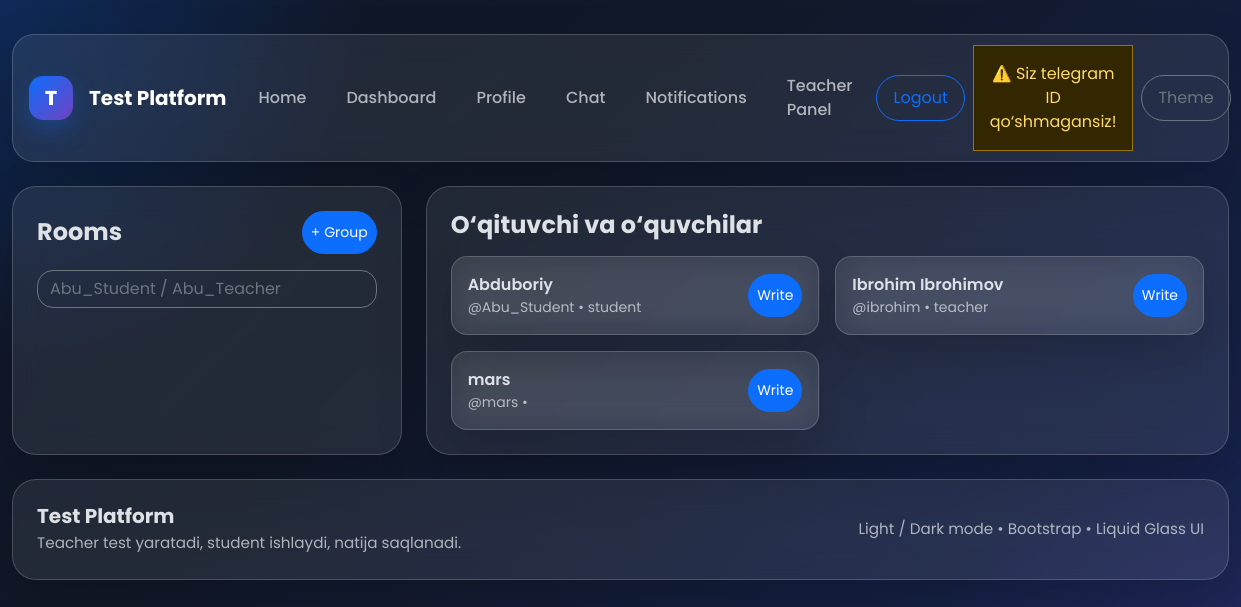
/chat/ (signed in), run on an earlier commit of the app's database.
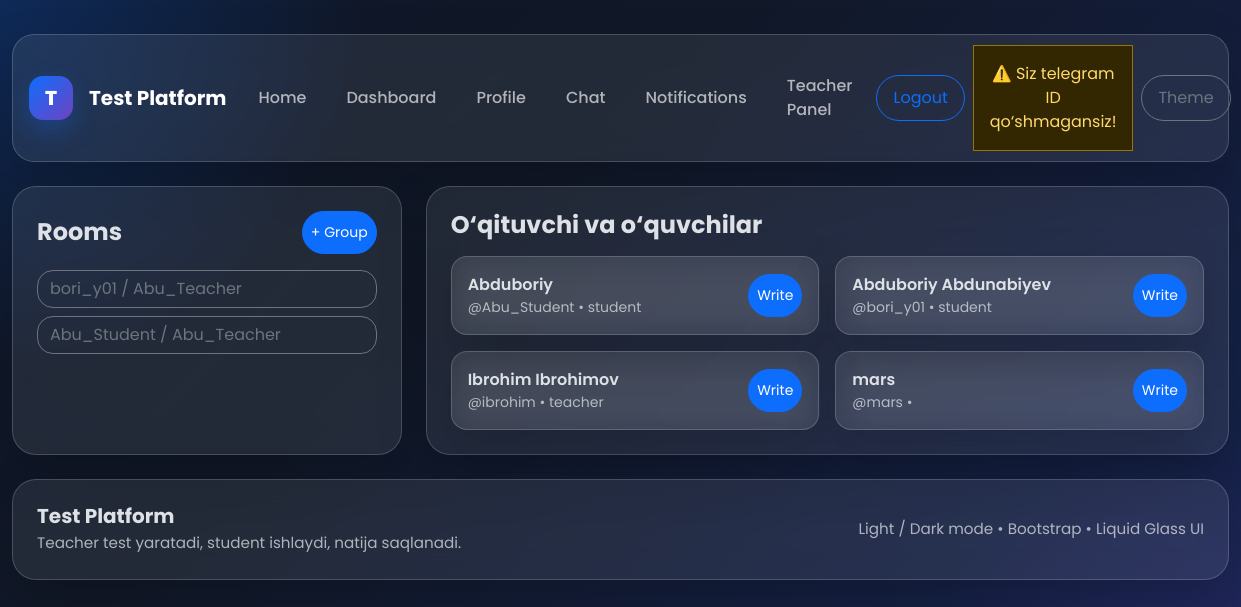
And on a later commit of the database.
### messenger/models.py (models this page shows, shortened)
class ChatRoom(models.Model):
    ROOM_TYPE_CHOICES = (
        ("private", "Private"),
        ("group", "Group"),
    )
    name = models.CharField(max_length=255, blank=True, null=True)
    room_type = models.CharField(max_length=20, choices=ROOM_TYPE_CHOICES, default="private")
    created_by = models.ForeignKey(
        settings.AUTH_USER_MODEL,
        on_delete=models.CASCADE,
        related_name="created_chat_rooms",
    )
    created_at = models.DateTimeField(auto_now_add=True)
    class Meta:
        ordering = ["-created_at"]
    @property
    def room_title(self):
        if self.room_type == "group":
            return self.name or f"Group {self.id}"
        members = self.members.select_related("user").all()
        names = [m.user.username for m in members]
        return " / ".join(names)

class RoomMembership(models.Model):
    room = models.ForeignKey(ChatRoom, on_delete=models.CASCADE, related_name="members")
    user = models.ForeignKey(
        settings.AUTH_USER_MODEL,
        on_delete=models.CASCADE,
        related_name="chat_memberships",
    )
    joined_at = models.DateTimeField(auto_now_add=True)
    class Meta:
        unique_together = ("room", "user")

### accounts/models.py (models this page shows, shortened)
class User(AbstractUser):
    ROLE_CHOICES = (
        ('teacher', 'Teacher'),
        ('student', 'Student'),
    )
    role = models.CharField(
        max_length=20,
        choices=ROLE_CHOICES,
        default='student'
    )
    avatar = models.ImageField(
        upload_to='avatars/',
        blank=True,
        null=True
    )
    birth_date = models.DateField(
        blank=True,
        null=True
    )
    telegram_username = models.CharField(
        max_length=100,
        blank=True,
        null=True,
        help_text="Masalan: @username"
    )
    telegram_id = models.CharField(
        max_length=50,
        blank=True,
        null=True,
        help_text="Telegram chat ID (bot ishlashi uchun kerak)"
    )
    instagram = models.CharField(
        max_length=255,
        blank=True,
        null=True
    )
    bio = models.TextField(
        blank=True,
        null=True
    )
    @property
    def full_name(self):
        name = f"{self.first_name} {self.last_name}".strip()
        return name if name else self.username

### messenger/views.py (the view)
# urls.py: path("", chat_home_view, name="chat_home"),
@login_required
def chat_home_view(request):
    users = User.objects.exclude(id=request.user.id).order_by("username")
    rooms = (
        ChatRoom.objects.filter(members__user=request.user)
        .distinct()
        .prefetch_related("members__user")
    )
    return render(request, "messenger/chat_home.html", {
        "users": users,
        "rooms": rooms,
    })

### templates/messenger/chat_home.html (shortened to what this page needs)
{% extends 'base.html' %}
{% block content %}
<div class="row g-4">
    <div class="col-lg-4">
        <div class="glass main-card p-4 h-100">
            <div class="d-flex justify-content-between align-items-center mb-3">
                <h4 class="fw-bold mb-0">Rooms</h4>
                <a href="{% url 'create_group' %}" class="btn btn-primary btn-sm rounded-pill">+ Group</a>
            </div>
            <div class="d-grid gap-2">
                {% for room in rooms %}
                    <a href="{% url 'chat_room' room.id %}" class="btn btn-outline-secondary text-start rounded-4">
                        {{ room.room_title }}
                    </a>
                {% empty %}
                    <div class="alert alert-info rounded-4 mb-0">Hali room yo‘q.</div>
                {% endfor %}
            </div>
        </div>
    </div>
    <div class="col-lg-8">
        <div class="glass main-card p-4 h-100">
            <h4 class="fw-bold mb-3">O‘qituvchi va o‘quvchilar</h4>
            <div class="row g-3">
                {% for user in users %}
                    <div class="col-md-6">
                        <div class="glass rounded-4 p-3 d-flex justify-content-between align-items-center gap-3">
                            <div>
                                <div class="fw-semibold">{{ user.full_name }}</div>
                                <div class="small opacity-75">@{{ user.username }} • {{ user.role }}</div>
                            </div>
                            <a href="{% url 'start_private_chat' user.id %}" class="btn btn-primary btn-sm rounded-pill">Write</a>
                        </div>
                    </div>
                {% empty %}
                    <div class="col-12"><div class="alert alert-info rounded-4">User topilmadi.</div></div>
                {% endfor %}
            </div>
        </div>
    </div>
</div>
{% endblock %}

What changed in the data, as far as the page shows it:
added ChatRoom: room_title "bori_y01 / Abu_Teacher"
added User: full_name "Abduboriy Abdunabiyev", username "bori_y01", role "student"
